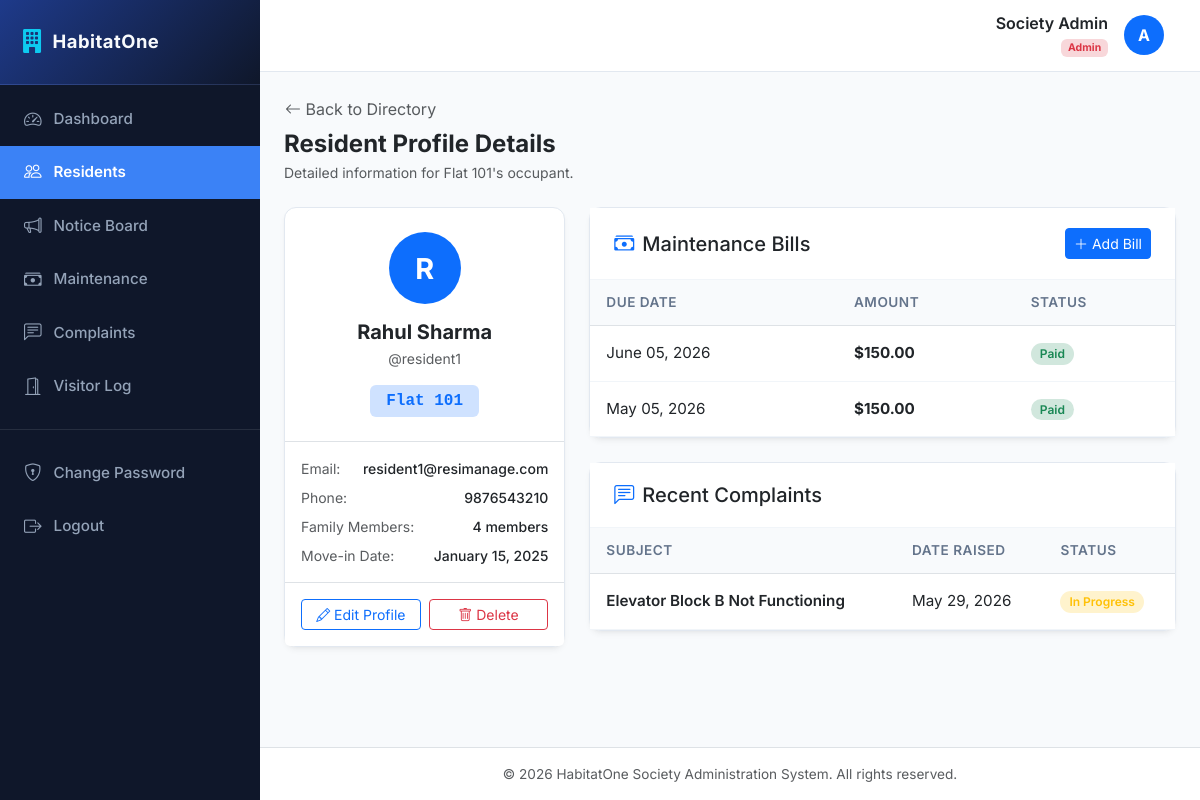
The page /residents/1/ (signed in) on the database its author committed.
### accounts/models.py (models this page shows, shortened)
class User(AbstractUser):
    ROLE_CHOICES = (
        ('ADMIN', 'Society Admin'),
        ('RESIDENT', 'Resident'),
    )
    role = models.CharField(max_length=10, choices=ROLE_CHOICES, default='RESIDENT')

### residents/models.py (models this page shows, shortened)
class Resident(models.Model):
    user = models.OneToOneField(settings.AUTH_USER_MODEL, on_delete=models.CASCADE, related_name='resident_profile')
    flat_number = models.CharField(max_length=50)
    phone = models.CharField(max_length=15)
    family_members = models.PositiveIntegerField(default=1)
    move_in_date = models.DateField()

### maintenance/models.py (models this page shows, shortened)
class MaintenanceBill(models.Model):
    STATUS_CHOICES = (
        ('PENDING', 'Pending'),
        ('PAID', 'Paid'),
    )
    resident = models.ForeignKey(Resident, on_delete=models.CASCADE, related_name='bills')
    amount = models.DecimalField(max_digits=10, decimal_places=2)
    due_date = models.DateField()
    status = models.CharField(max_length=10, choices=STATUS_CHOICES, default='PENDING')

### complaints/models.py (models this page shows, shortened)
class Complaint(models.Model):
    STATUS_CHOICES = (
        ('OPEN', 'Open'),
        ('IN_PROGRESS', 'In Progress'),
        ('RESOLVED', 'Resolved'),
    )
    resident = models.ForeignKey(Resident, on_delete=models.CASCADE, related_name='complaints')
    subject = models.CharField(max_length=200)
    description = models.TextField()
    status = models.CharField(max_length=15, choices=STATUS_CHOICES, default='OPEN')
    created_at = models.DateTimeField(auto_now_add=True)

### residents/views.py (the view)
# urls.py: path('<int:pk>/', views.resident_detail, name='detail'),
@login_required
def resident_detail(request, pk):
    resident = get_object_or_404(Resident, pk=pk)
    if request.user.role != 'ADMIN' and request.user != resident.user:
        raise PermissionDenied
    return render(request, 'residents/detail.html', {'resident': resident})

### templates/residents/detail.html (shortened to what this page needs)
{% extends 'base.html' %}
{% block content %}
<div class="mb-4">
    <a href="{% url 'residents:list' %}" class="btn btn-link p-0 text-decoration-none text-muted mb-2">
        <i class="bi bi-arrow-left"></i> Back to Directory
    </a>
    <h4 class="mb-1 text-dark fw-bold">Resident Profile Details</h4>
    <p class="text-muted mb-0 small">Detailed information for Flat {{ resident.flat_number }}'s occupant.</p>
</div>
<div class="row">
    <div class="col-lg-4">
        <div class="card card-custom mb-4">
            <div class="card-body-custom text-center py-4">
                <div class="avatar bg-primary text-white rounded-circle d-flex align-items-center justify-content-center fw-bold mx-auto mb-3" style="width: 72px; height: 72px; font-size: 1.8rem;">
                    {{ resident.user.username|make_list|first|upper }}
                </div>
                <h5 class="fw-bold text-dark mb-1">{{ resident.user.get_full_name|default:resident.user.username }}</h5>
                <p class="text-muted small mb-3">@{{ resident.user.username }}</p>
                <span class="badge bg-primary-subtle text-primary font-monospace px-3 py-2 fs-6">Flat {{ resident.flat_number }}</span>
            </div>
            <div class="border-top p-3">
                <div class="d-flex justify-content-between mb-2 small text-muted">
                    <span>Email:</span>
                    <span class="text-dark fw-medium">{{ resident.user.email }}</span>
                </div>
                <div class="d-flex justify-content-between mb-2 small text-muted">
                    <span>Phone:</span>
                    <span class="text-dark fw-medium">{{ resident.phone }}</span>
                </div>
                <div class="d-flex justify-content-between mb-2 small text-muted">
                    <span>Family Members:</span>
                    <span class="text-dark fw-medium">{{ resident.family_members }} members</span>
                </div>
                <div class="d-flex justify-content-between small text-muted">
                    <span>Move-in Date:</span>
                    <span class="text-dark fw-medium">{{ resident.move_in_date|date:"F d, Y" }}</span>
                </div>
            </div>
            {% if request.user.role == 'ADMIN' %}
                <div class="card-footer bg-white border-top p-3 d-flex gap-2">
                    <a href="{% url 'residents:edit' resident.pk %}" class="btn btn-outline-primary btn-sm w-50">
                        <i class="bi bi-pencil"></i> Edit Profile
                    </a>
                    <a href="{% url 'residents:delete' resident.pk %}" class="btn btn-outline-danger btn-sm w-50">
                        <i class="bi bi-trash"></i> Delete
                    </a>
                </div>
            {% endif %}
        </div>
    </div>
    <div class="col-lg-8">
        <div class="card card-custom mb-4">
            <div class="card-header-custom d-flex justify-content-between align-items-center">
                <h5 class="mb-0"><i class="bi bi-cash-stack me-2 text-primary"></i>Maintenance Bills</h5>
                {% if request.user.role == 'ADMIN' %}
                    <a href="{% url 'maintenance:create' %}?resident={{ resident.pk }}" class="btn btn-primary btn-sm d-flex align-items-center gap-1">
                        <i class="bi bi-plus-lg"></i> Add Bill
                    </a>
                {% endif %}
            </div>
            <div class="card-body-custom p-0">
                <div class="table-responsive">
                    <table class="table table-custom align-middle">
                        <thead>
                            <tr>
                                <th>Due Date</th>
                                <th>Amount</th>
                                <th>Status</th>
                            </tr>
                        </thead>
                        <tbody>
                            {% for bill in resident.bills.all %}
                                <tr>
                                    <td>{{ bill.due_date|date:"F d, Y" }}</td>
                                    <td class="fw-bold">${{ bill.amount }}</td>
                                    <td>
                                        {% if bill.status == 'PAID' %}
                                            <span class="badge bg-success-subtle text-success badge-status">Paid</span>
                                        {% else %}
                                            <span class="badge bg-danger-subtle text-danger badge-status">Pending</span>
                                        {% endif %}
                                    </td>
                                </tr>
                            {% empty %}
                                <tr>
                                    <td colspan="3" class="text-center py-4 text-muted small">No maintenance bill generated.</td>
                                </tr>
                            {% endfor %}
                        </tbody>
                    </table>
                </div>
            </div>
        </div>
        <div class="card card-custom">
            <div class="card-header-custom">
                <h5 class="mb-0"><i class="bi bi-chat-left-text me-2 text-primary"></i>Recent Complaints</h5>
            </div>
            <div class="card-body-custom p-0">
                <div class="table-responsive">
                    <table class="table table-custom align-middle">
                        <thead>
                            <tr>
                                <th>Subject</th>
                                <th>Date Raised</th>
                                <th>Status</th>
                            </tr>
                        </thead>
                        <tbody>
                            {% for complaint in resident.complaints.all %}
                                <tr>
                                    <td>
                                        <div class="fw-semibold text-dark">{{ complaint.subject }}</div>
                                    </td>
                                    <td>{{ complaint.created_at|date:"M d, Y" }}</td>
                                    <td>
                                        {% if complaint.status == 'OPEN' %}
                                            <span class="badge bg-secondary-subtle text-secondary badge-status">Open</span>
                                        {% elif complaint.status == 'IN_PROGRESS' %}
                                            <span class="badge bg-warning-subtle text-warning badge-status">In Progress</span>
                                        {% elif complaint.status == 'RESOLVED' %}
                                            <span class="badge bg-success-subtle text-success badge-status">Resolved</span>
                                        {% endif %}
                                    </td>
                                </tr>
                            {% empty %}
                                <tr>
                                    <td colspan="3" class="text-center py-4 text-muted small">No complaints filed by this resident.</td>
                                </tr>
                            {% endfor %}
                        </tbody>
                    </table>
                </div>
            </div>
        </div>
    </div>
</div>
{% endblock %}

### templates/base.html (shortened to what this page needs)
<!DOCTYPE html>
<html lang="en">
<head>
    <link href="https://cdn.jsdelivr.net/npm/bootstrap@5.3.0/dist/css/bootstrap.min.css" rel="stylesheet">
    <link rel="stylesheet" href="https://cdn.jsdelivr.net/npm/bootstrap-icons@1.10.5/font/bootstrap-icons.css">
</head>
<body>
    <div class="d-flex" id="wrapper">
        <div id="sidebar-wrapper">
            <div class="sidebar-heading d-flex align-items-center gap-2">
                <i class="bi bi-building-fill text-info fs-4"></i>
                <span>HabitatOne</span>
            </div>
            <div class="list-group list-group-flush mt-2">
                <a href="{% url 'dashboard:home' %}" class="list-group-item list-group-item-action {% if request.resolver_match.app_name == 'dashboard' %}active{% endif %}">
                    <i class="bi bi-speedometer2"></i> Dashboard
                </a>
                {% if request.user.role == 'ADMIN' %}
                <a href="{% url 'residents:list' %}" class="list-group-item list-group-item-action {% if request.resolver_match.app_name == 'residents' %}active{% endif %}">
                    <i class="bi bi-people"></i> Residents
                </a>
                {% endif %}
                <a href="{% url 'notices:list' %}" class="list-group-item list-group-item-action {% if request.resolver_match.app_name == 'notices' %}active{% endif %}">
                    <i class="bi bi-megaphone"></i> Notice Board
                </a>
                <a href="{% url 'maintenance:list' %}" class="list-group-item list-group-item-action {% if request.resolver_match.app_name == 'maintenance' %}active{% endif %}">
                    <i class="bi bi-cash-stack"></i> Maintenance
                </a>
                <a href="{% url 'complaints:list' %}" class="list-group-item list-group-item-action {% if request.resolver_match.app_name == 'complaints' %}active{% endif %}">
                    <i class="bi bi-chat-left-text"></i> Complaints
                </a>
                <a href="{% url 'visitors:list' %}" class="list-group-item list-group-item-action {% if request.resolver_match.app_name == 'visitors' %}active{% endif %}">
                    <i class="bi bi-door-open"></i> Visitor Log
                </a>
                <div class="border-top border-secondary my-3 opacity-25"></div>
                <a href="{% url 'accounts:password_change' %}" class="list-group-item list-group-item-action {% if request.resolver_match.url_name == 'password_change' %}active{% endif %}">
                    <i class="bi bi-shield-lock"></i> Change Password
                </a>
                <a href="{% url 'accounts:logout' %}" class="list-group-item list-group-item-action">
                    <i class="bi bi-box-arrow-right"></i> Logout
                </a>
            </div>
        </div>
        <div id="page-content-wrapper">
            <nav class="navbar navbar-expand-lg navbar-custom navbar-light">
                <div class="container-fluid">
                    <div class="ms-auto d-flex align-items-center gap-3">
                        <div class="text-end d-none d-sm-block">
                            <h6 class="mb-0 fw-semibold text-dark">{{ request.user.get_full_name|default:request.user.username }}</h6>
                            <small class="text-muted">
                                {% if request.user.role == 'ADMIN' %}
                                    <span class="badge bg-danger-subtle text-danger">Admin</span>
                                {% else %}
                                    <span class="badge bg-primary-subtle text-primary">Resident - Flat {{ request.user.resident_profile.flat_number|default:"N/A" }}</span>
                                {% endif %}
                            </small>
                        </div>
                        <div class="avatar bg-primary text-white rounded-circle d-flex align-items-center justify-content-center fw-bold" style="width: 40px; height: 40px;">
                            {{ request.user.username|make_list|first|upper }}
                        </div>
                    </div>
                </div>
            </nav>
            <div class="container-fluid px-4 py-4 flex-grow-1">
                {% block content %}{% endblock %}
            </div>
            <footer class="bg-white border-top py-3 text-center text-muted mt-auto" style="font-size: 0.85rem;">
                <div class="container">
                    <span>&copy; 2026 HabitatOne Society Administration System. All rights reserved.</span>
                </div>
            </footer>
        </div>
    </div>
</body>
</html>

### templates/base.html (style rules this page uses)
:root { --primary-bg: #f8fafc; --sidebar-bg: #0f172a; --sidebar-hover: #1e293b; --sidebar-active: #3b82f6; --card-shadow: 0 4px 6px -1px rgb(0 0 0 / 0.05), 0 2px 4px -2px rgb(0 0 0 / 0.05); --header-bg: #ffffff; --accent-color: #2563eb; --text-main: #1e293b; --text-muted: #64748b; }
body { font-family: 'Inter', sans-serif; background-color: var(--primary-bg); color: var(--text-main); overflow-x: hidden; }
#sidebar-wrapper { min-height: 100vh; width: 260px; background-color: var(--sidebar-bg); color: #f8fafc; transition: all 0.25s ease; position: fixed; z-index: 1000; }
#sidebar-wrapper .sidebar-heading { padding: 1.5rem 1.25rem; font-size: 1.15rem; font-weight: 700; letter-spacing: 0.5px; border-bottom: 1px solid rgba(255, 255, 255, 0.08); background: linear-gradient(135deg, #1e3a8a, #0f172a); }
#sidebar-wrapper .list-group-item { background-color: transparent; color: #94a3b8; border: none; padding: 0.85rem 1.5rem; font-size: 0.95rem; font-weight: 500; display: flex; align-items: center; gap: 12px; transition: all 0.2s ease; }
#sidebar-wrapper .list-group-item i { font-size: 1.1rem; transition: transform 0.2s ease; }
#sidebar-wrapper .list-group-item.active { background-color: var(--sidebar-active); color: #ffffff; font-weight: 600; border-radius: 0; }
#page-content-wrapper { margin-left: 260px; min-width: 0; width: calc(100% - 260px); min-height: 100vh; display: flex; flex-direction: column; transition: all 0.25s ease; }
.navbar-custom { background-color: var(--header-bg); border-bottom: 1px solid #e2e8f0; padding: 0.85rem 1.5rem; }
.card-custom { background-color: #ffffff; border: 1px solid #e2e8f0; border-radius: 12px; box-shadow: var(--card-shadow); margin-bottom: 1.5rem; transition: transform 0.15s ease, box-shadow 0.15s ease; }
.card-header-custom { background-color: #ffffff; border-bottom: 1px solid #f1f5f9; padding: 1.25rem 1.5rem; font-weight: 600; font-size: 1.05rem; }
.card-body-custom { padding: 1.5rem; }
.table-custom { margin-bottom: 0; }
.table-custom th { font-weight: 600; color: var(--text-muted); border-bottom-width: 1px; font-size: 0.85rem; text-transform: uppercase; letter-spacing: 0.5px; background-color: #f8fafc; padding: 0.75rem 1rem; }
.table-custom td { padding: 1rem; vertical-align: middle; font-size: 0.95rem; border-bottom: 1px solid #f1f5f9; }
.badge-status { padding: 0.4em 0.75em; font-size: 0.75rem; font-weight: 600; border-radius: 30px; }

### rows shown on the page
User: user.get_full_name "Society Admin", user.username|make_list "A"
Resident: flat_number "101", user.username|make_list "R", user.get_full_name "Rahul Sharma", user.username "resident1", user.email "resident1@resimanage.com", phone "9876543210", family_members "4", move_in_date "January 15, 2025"
MaintenanceBill: due_date "June 05, 2026", amount "150.00", status "Paid"
MaintenanceBill: due_date "May 05, 2026", amount "150.00", status "Paid"
Complaint: subject "Elevator Block B Not Functioning", created_at "May 29, 2026", status "In Progress"
